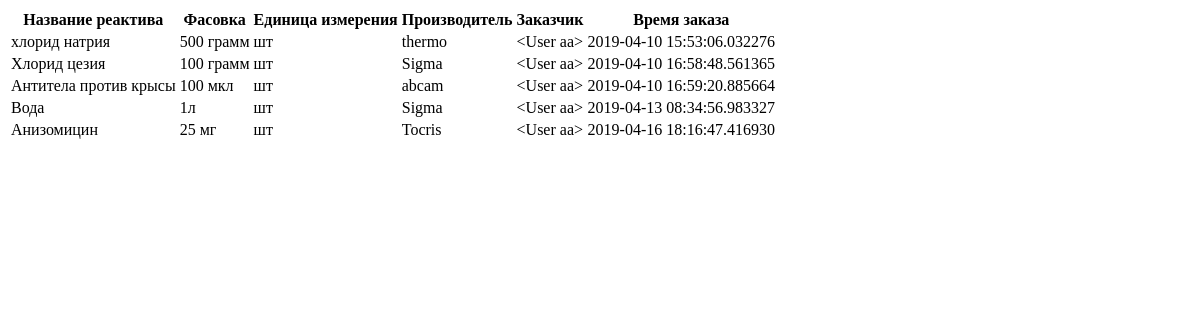
The page /reagent_list on the database as committed earlier.
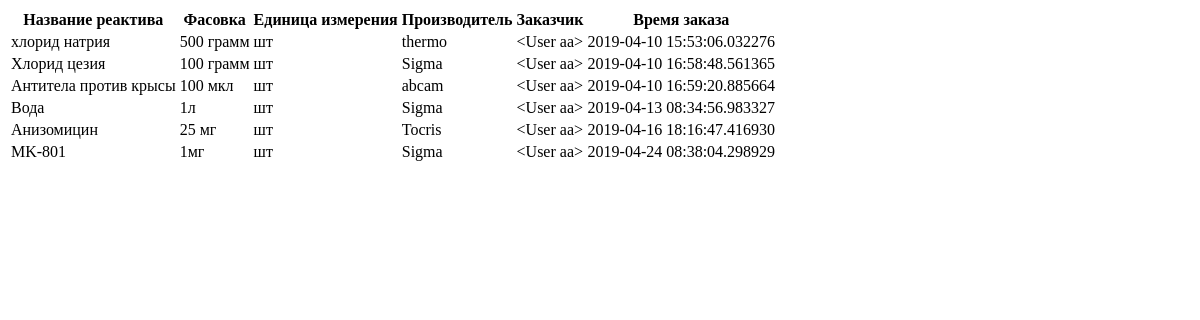
The same page on the database as committed later.
### app/order/models.py (models this page shows, shortened)
class ItemInOrder(db.Model):
    id = db.Column(db.Integer, primary_key=True)
    order_published = db.Column(db.DateTime, index=True, default=datetime.utcnow)
    user_id = db.Column(db.Integer, db.ForeignKey('user.id'))
    reagent_name = db.Column(db.String, index=True, nullable=False)
    package = db.Column(db.String, index=True)
    package_unit = db.Column(db.String, index=True)
    vendor_name = db.Column(db.String, index=True, nullable=False)
    catalogue_number = db.Column(db.String, index=True)
    url_reagent = db.Column(db.String, nullable=True)
    urgency = db.Column(db.String, index=True)
    reagent_aim = db.Column(db.String, index=True)
    reagent_comments = db.Column(db.String)
    reagent_status = db.Column(db.String, index=True, default='черновик')

### app/auth/models.py (models this page shows, shortened)
class User(UserMixin, db.Model):
    id = db.Column(db.Integer, primary_key=True)
    username = db.Column(db.String(64), index=True, unique=True)
    email = db.Column(db.String(128), index=True, unique=True)
    name = db.Column(db.String(192), index=True, unique=True)
    phone_number = db.Column(db.String(64))
    supervisor = db.Column(db.String(192), index=True)
    position = db.Column(db.String(128), index=True)
    laboratory = db.Column(db.String(192), index=True)
    role = db.Column(db.SmallInteger, index=True)
    password_hash = db.Column(db.String(128))
    item_in_orders = db.relationship('ItemInOrder', backref='author', lazy='dynamic')
    def __repr__(self):
        return '<User {}>'.format(self.username)

### app/order/routes.py (the view)
@app.route('/reagent_list')
def reagent_list():
    items = []
    reagent_list_1=ItemInOrder.query.all()
    for item in reagent_list_1:
        form = ReagentOrderForm()
        if form.validate_on_submit():
            reagent = ItemInOrder.query.get(id)
            reagent.reagent_status = 'Новый заказ'
            db.session.commit()
            flash('Реактив добавлен в Новый заказ')
        items.append(item)
    return render_template('reagent_list.html', items=items, form=form)

### app/templates/reagent_list.html
<!doctype html>
<html>
    <body>
        <table>
            <tr>
                <th>Название реактива </th>
                <th>Фасовка </th>
                <th>Единица измерения </th>
                <th>Производитель </th>
                <th>Заказчик </th>
                <th>Время заказа </th>
            </tr>
            {% for item in items %}
            <tr>
                <td>{{ item.reagent_name }} </td>
                <td>{{ item.package }} </td>
                <td>{{ item.package_unit }} </td>
                <td>{{ item.vendor_name }} </td>
                <td>{{ item.author }} </td>
                <td>{{ item.order_published }} </td>
            </tr>
            {% endfor %}
        </table>
    </body>
</html>

Rows that differ between the two databases and show on the page:
added ItemInOrder: reagent_name "MK-801", package "1мг", package_unit "шт", vendor_name "Sigma", author "<User aa>", order_published "2019-04-24 08:38:04.298929"
